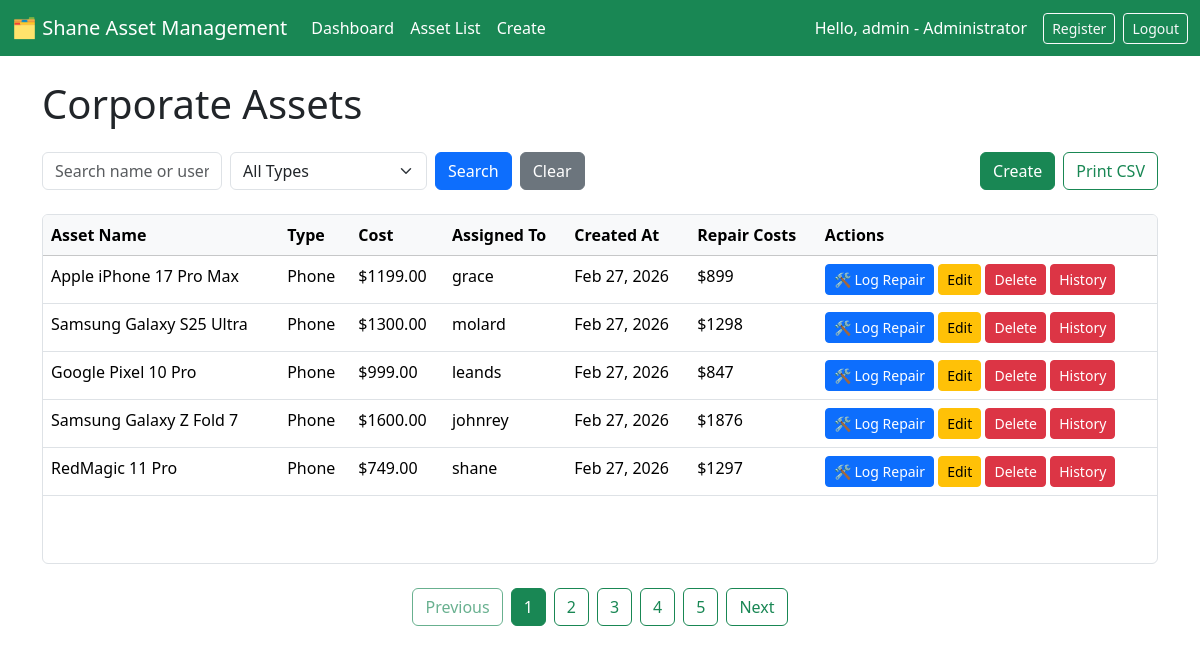
The app's page /list/ (signed in) with its own data.
### assets/models.py (models this page shows, shortened)
class User(AbstractUser):
    department = models.ForeignKey(Department, on_delete=models.SET_NULL, null=True, related_name='departments')
    ROLE_CHOICES = (
                ('ADMIN', 'Administrator'),
                ('MANAGER','Manager'),
                ('EMPLOYEE','Employee'))
    role = models.CharField(max_length=20, choices=ROLE_CHOICES, default='EMPLOYEE')
    @property
    def is_manager_or_admin(self):
        return self.role in ['ADMIN', 'MANAGER'] or self.is_superuser

class TimeStampedModel(models.Model):
    created_at = models.DateTimeField(auto_now_add=True)
    updated_at = models.DateTimeField(auto_now=True)
    class Meta:
        abstract = True

class Asset(TimeStampedModel):
    ASSET_TYPES = (
                ('LAPTOP', 'Laptop'),
                ('MONITOR','Monitor'),
                ('PHONE','Phone'),
                ('FURNITURE', 'Furniture'))
    name = models.CharField(max_length=100)
    asset_type = models.CharField(max_length=20, choices=ASSET_TYPES)
    cost = models.DecimalField(max_digits=20, decimal_places=2)
    assigned_to = models.ForeignKey(User, on_delete=models.SET_NULL, null=True, blank=True, related_name='assets')
    history = HistoricalRecords()

### assets/views.py (the view)
# urls.py: path('list/', AssetListView.as_view(), name='asset-list'),
class AssetListView(LoginRequiredMixin, ListView):
    model = Asset
    template_name = "assets/asset_list.html"
    context_object_name = "assets"
    paginate_by = 5
    def get_queryset(self):
        querySet = Asset.objects.select_related('assigned_to').all().annotate(repair_total=Sum('maintenance_logs__cost'))
        asset_type = self.request.GET.get('asset_type')
        search_query = self.request.GET.get('search')
        if asset_type:
            querySet = querySet.filter(asset_type=asset_type)
        if search_query:
            querySet = querySet.filter(
                Q(name__icontains=search_query)|
                Q(assigned_to__username__icontains=search_query)
            )
        return querySet
    def get_context_data(self, **kwargs):
        context = super().get_context_data(**kwargs)
        params = self.request.GET.copy()
        params.pop('page', None)
        context['query_string'] = params.urlencode()
        context['asset_types'] = Asset.ASSET_TYPES
        return context

### assets/templates/assets/asset_list.html (shortened to what this page needs)
{% extends "assets/base.html" %}
{% block content %}
    <h1 class="mb-4">Corporate Assets</h1>
    <div class="d-flex justify-content-between align-items-center mb-4">
    <form method="GET" class="d-flex gap-2 align-items-center">
        <input type="text" name="search" class="form-control"
               placeholder="Search name or user"
               value="{{ request.GET.search }}">
        <select name="asset_type" class="form-select">
            <option value="">All Types</option>
        </select>
        <button type="submit" class="btn btn-primary">
            Search
        </button>
        <a href="{% url 'asset-list' %}" class="btn btn-secondary">
            Clear
        </a>
    </form>
    <div class="d-flex gap-2">
        <a href="{% url 'asset-create' %}" class="btn btn-success">
            Create
        </a>
        <a href="{% url 'export_assets_csv' %}" class="btn btn-outline-success">
            Print CSV
        </a>
    </div>
</div>
    <div class="mt-3">
    <div class="border rounded overflow-auto" style="height: 350px;">
        <table class="table mb-0">
            <thead class="table-light sticky-top">
                        <tr>
                            <th>Asset Name</th>
                            <th>Type</th>
                            <th>Cost</th>
                            <th>Assigned To</th>
                            <th>Created At</th>
                            <th>Repair Costs</th>
                            {% if user.is_manager_or_admin %}
                                <th>Actions</th>
                            {% endif %}
                        </tr>
                    </thead>
                    <tbody>
                        {% for asset in assets %}
                        <tr>
                            <td>{{ asset.name }}</td>
                            <td>{{ asset.get_asset_type_display }}</td>
                            <td>${{ asset.cost }}</td>
                            <td>
                                {% if asset.assigned_to %}
                                    {{ asset.assigned_to.username }}
                                {% else %}
                                    <span class="text-danger">Unassigned</span>
                                {% endif %}
                            </td>
                            <td>{{ asset.created_at|date:"M d, Y" }}</td>
                            <td>
                                ${{ asset.repair_total|default:"0.00" }}
                            </td>
                            <td>
                                {% if user.is_manager_or_admin %}
                                    <a href="{% url 'asset_maintenance_logs' asset.pk %}"
                                        class="btn btn-sm btn-primary">
                                        🛠️ Log Repair
                                    </a>
                                    <a href="{% url 'asset_update' asset.pk %}"
                                        class="btn btn-sm btn-warning">
                                        Edit
                                    </a>
                                    <a href="{% url 'asset_delete' asset.pk %}"
                                        class="btn btn-sm btn-danger">
                                        Delete
                                    </a>
                                    <a href="{% url 'asset_history' asset.pk %}"
                                        class="btn btn-sm btn-danger">
                                    History
                                    </a>
                                {% endif %}
                            </td>
                        </tr>
                        {% endfor %}
                    </tbody>
                </table>
            </div>
      </div>
<div class="d-flex justify-content-center mt-4">
    {% if page_obj.has_previous %}
        <a class="btn btn-outline-success mx-1"
           href="?{{ query_string }}&page={{ page_obj.previous_page_number }}">
            Previous
        </a>
    {% else %}
        <span class="btn btn-outline-success disabled mx-1">Previous</span>
    {% endif %}
    {% for num in page_obj.paginator.page_range %}
        {% if page_obj.number == num %}
            <a class="btn btn-success mx-1"
               href="?{{ query_string }}&page={{ num }}">
                {{ num }}
            </a>
        {% else %}
            <a class="btn btn-outline-success mx-1"
               href="?{{ query_string }}&page={{ num }}">
                {{ num }}
            </a>
        {% endif %}
    {% endfor %}
    {% if page_obj.has_next %}
        <a class="btn btn-outline-success mx-1"
           href="?{{ query_string }}&page={{ page_obj.next_page_number }}">
            Next
        </a>
    {% else %}
        <span class="btn btn-outline-success disabled mx-1">Next</span>
    {% endif %}
</div>
{% endblock %}

### assets/templates/assets/base.html (shortened to what this page needs)
<!DOCTYPE html>
<html>
<head>
    <link href="https://cdn.jsdelivr.net/npm/bootstrap@5.3.8/dist/css/bootstrap.min.css" rel="stylesheet">
    <link rel="stylesheet" href="https://cdn.datatables.net/1.13.6/css/jquery.dataTables.min.css">
</head>
<body>
   <nav class="navbar navbar-expand-lg navbar-dark bg-success mb-4">
        <div class="container-fluid">
            <a class="navbar-brand text-yellow" href="{% url 'dashboard' %}">
                🗂️ Shane Asset Management
            </a>
            <div class="collapse navbar-collapse" id="navbarNav">
                <ul class="navbar-nav me-auto mb-2 mb-lg-0">
                    <li class="nav-item">
                        <a class="nav-link text-white" href="{% url 'dashboard' %}">Dashboard</a>
                    </li>
                    <li class="nav-item">
                        <a class="nav-link text-white" href="{% url 'asset-list' %}">Asset List</a>
                    </li>
                    <li class="nav-item">
                        <a class="nav-link text-white" href="{% url 'asset-create' %}">Create</a>
                    </li>
                </ul>
                <div class="d-flex align-items-center text-white">
                    {% if user.is_authenticated %}
                        <span class="me-3">Hello, {{ user.username }} - {{user.get_role_display}}</span>
                        {% if user.is_manager_or_admin %}
                            <a class="btn btn-outline-light btn-sm me-2" href="{% url 'register' %}">
                            Register
                        </a>
                        {% endif %}
                        <form action="{% url 'logout' %}" method="post" class="mb-0">
                            <button type="submit" class="btn btn-outline-light btn-sm">
                                Logout
                            </button>
                        </form>
                    {% else %}
                        <a class="btn btn-outline-light btn-sm me-2" href="{% url 'login' %}">
                            Login
                        </a>
                    {% endif %}
                </div>
            </div>
        </div>
    </nav>
    <div class="container">
        {% block content %}{% endblock %}
    </div>
</body>
</html>

### records on screen
User: username "admin", role "Administrator"
Asset: name "Apple iPhone 17 Pro Max", asset_type "Phone", cost "1199.00", assigned_to.username "grace", created_at "Feb 27, 2026", repair_total "899"
Asset: name "Samsung Galaxy S25 Ultra", asset_type "Phone", cost "1300.00", assigned_to.username "molard", created_at "Feb 27, 2026", repair_total "1298"
Asset: name "Google Pixel 10 Pro", asset_type "Phone", cost "999.00", assigned_to.username "leands", created_at "Feb 27, 2026", repair_total "847"
Asset: name "Samsung Galaxy Z Fold 7", asset_type "Phone", cost "1600.00", assigned_to.username "johnrey", created_at "Feb 27, 2026", repair_total "1876"
Asset: name "RedMagic 11 Pro", asset_type "Phone", cost "749.00", assigned_to.username "shane", created_at "Feb 27, 2026", repair_total "1297"

### other values on screen
{{ num }} "1"
{{ num }} "2" "3" "4" "5"
